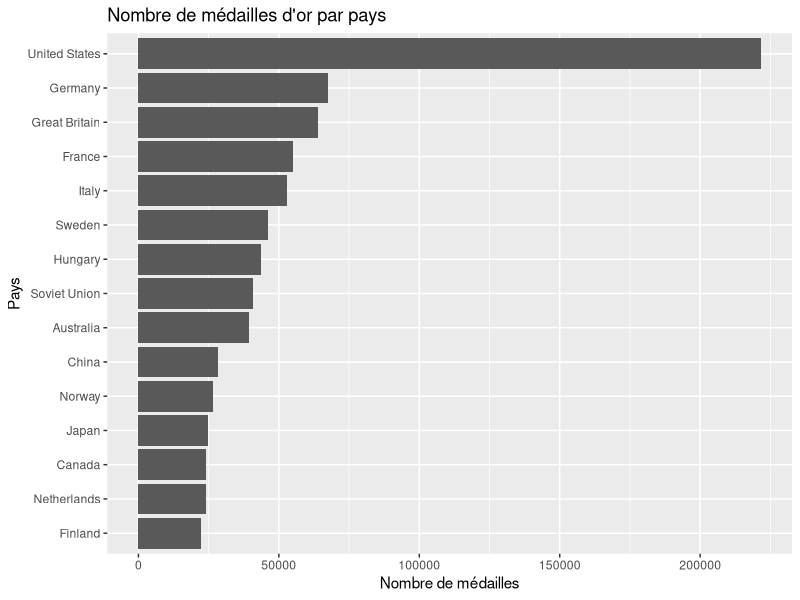
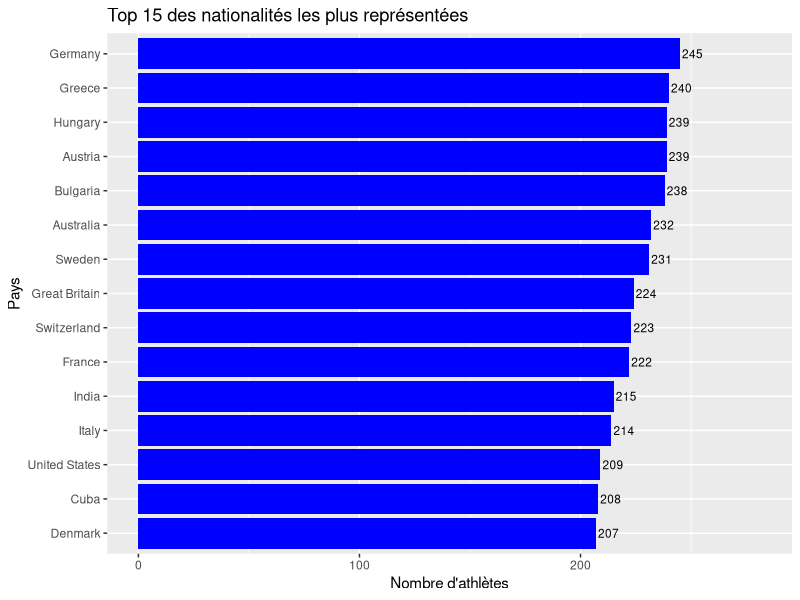
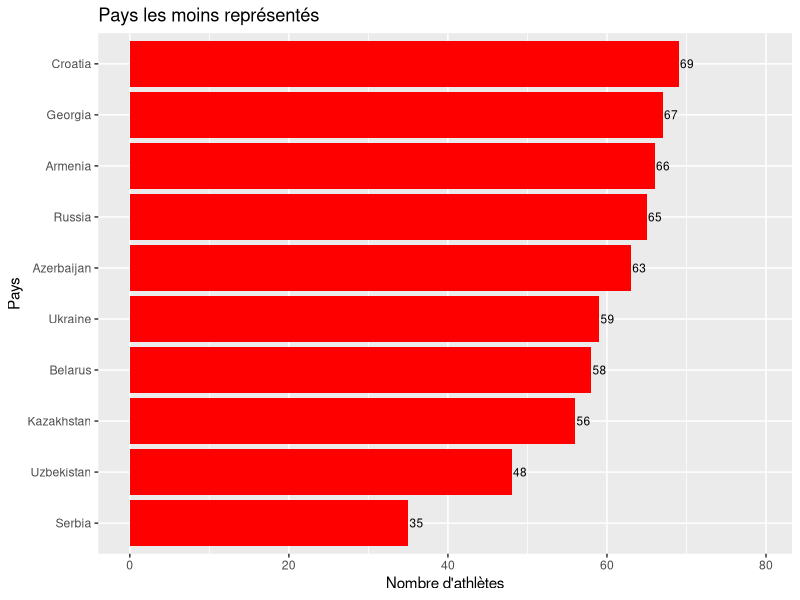
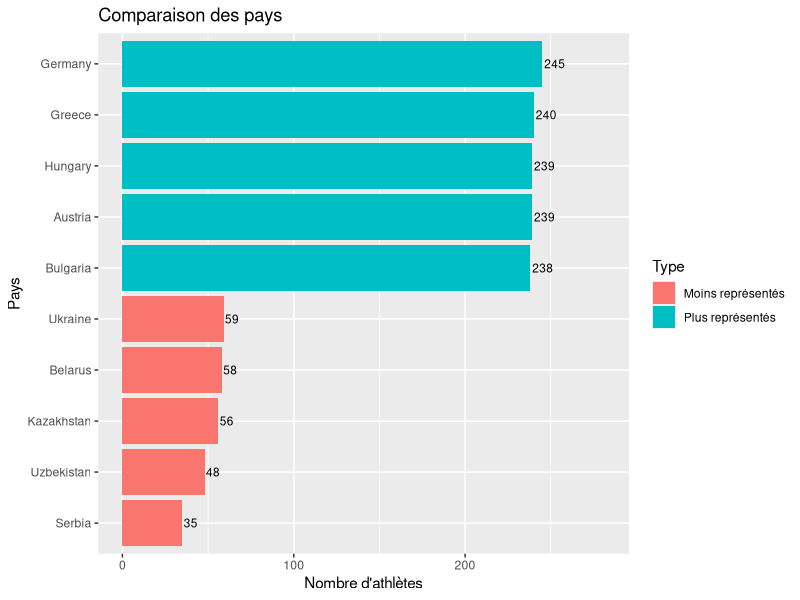
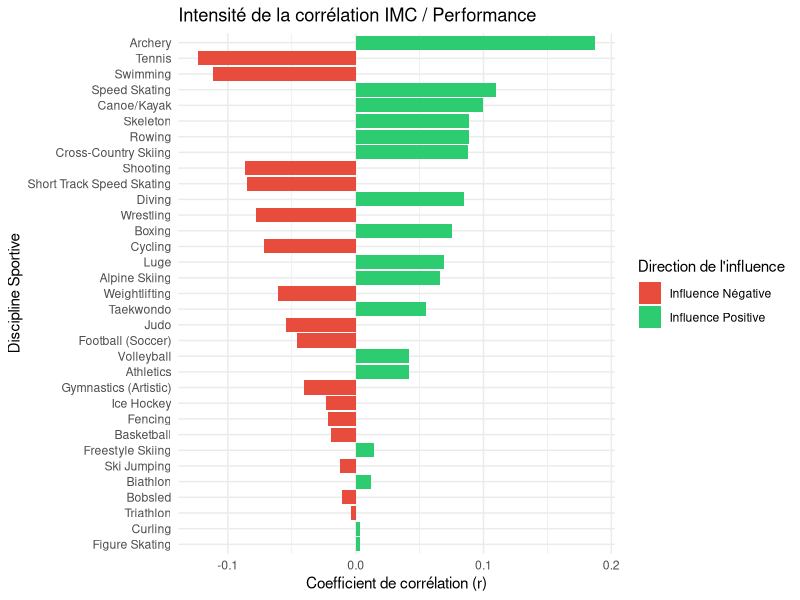
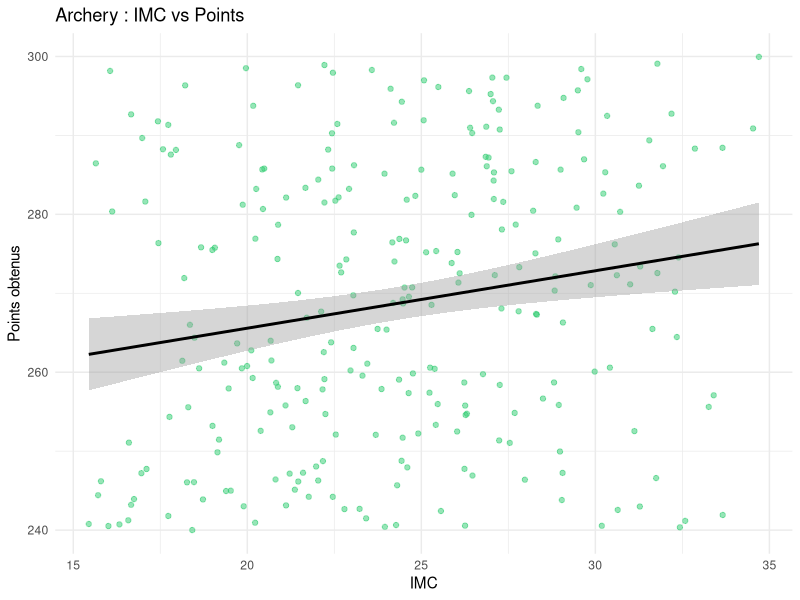
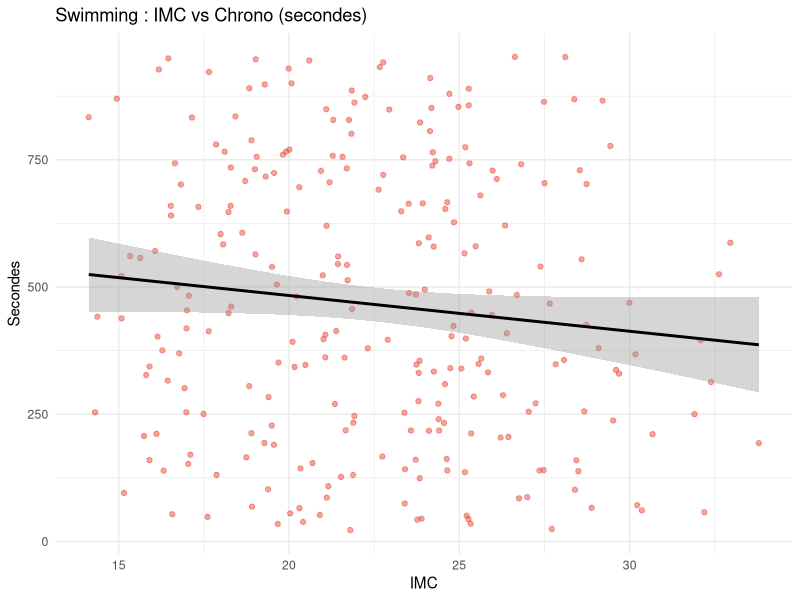
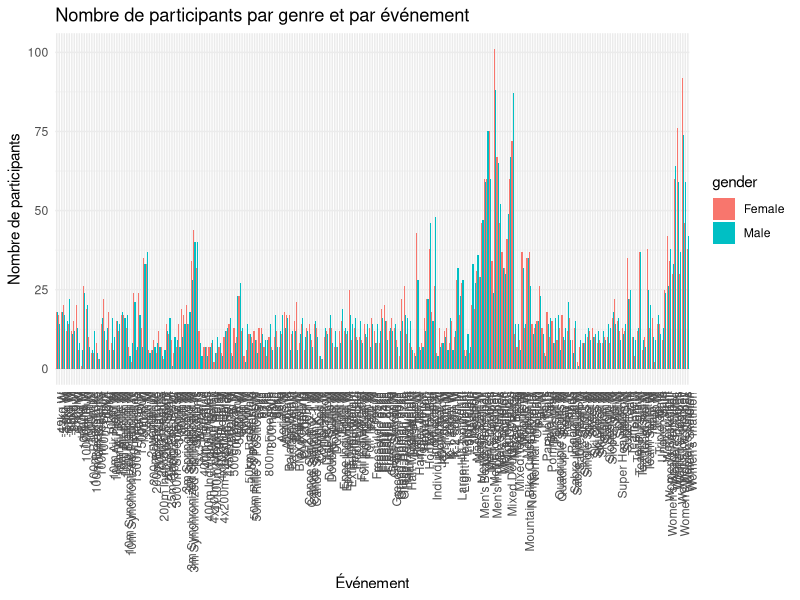

Here is the R script that generated these plots, in order:
## ---- chunk 1
library(tidyverse)
## ---- chunk 2
library(readr)
library(dplyr)
library(ggplot2)
## ---- chunk 3
dataset = read_csv("data/olympics_athletes_dataset.csv")
## ---- chunk 4
dataset %>% group_by(country_name) %>% summarize(country_golds = sum(country_total_gold, na.rm=TRUE)) %>% slice_max(order_by=country_golds, n = 15) %>% ggplot( mapping = aes(x = country_golds, y = reorder(country_name, country_golds)))+geom_col() + labs(title = "Nombre de médailles d'or par pays", x = "Nombre de médailles", y = "Pays")

## ---- chunk 5
olympics <- read_csv("data/olympics_athletes_dataset.csv", show_col_types = FALSE)

olympics_clean <- olympics |>
  filter(!is.na(nationality), nationality != "")

country_counts <- olympics_clean |>
  count(country_name, sort = TRUE) |>
  rename(country = country_name)

# Top / Bottom
top_15 <- country_counts[1:15, ]
bottom_10 <- tail(country_counts, 10)

# Comparaison
top_5 <- country_counts[1:5, ]
top_5$type <- "Plus représentés"

bottom_5 <- tail(country_counts, 5)
bottom_5$type <- "Moins représentés"

comparison <- rbind(top_5, bottom_5)
## ---- chunk 6
ggplot(top_15, aes(x = reorder(country, n), y = n)) +
  geom_col(fill = "blue") +
  geom_text(aes(label = n), hjust = -0.1, size = 3) +
  coord_flip() +
  ylim(0, max(top_15$n) * 1.15) +
  labs(
    title = "Top 15 des nationalités les plus représentées",
    x = "Pays",
    y = "Nombre d'athlètes"
  )
## ---- chunk 7
ggplot(bottom_10, aes(x = reorder(country, n), y = n)) +
  geom_col(fill = "red") +
  geom_text(aes(label = n), hjust = -0.1, size = 3) +
  coord_flip() +
  ylim(0, max(bottom_10$n) * 1.15) +
  labs(
    title = "Pays les moins représentés",
    x = "Pays",
    y = "Nombre d'athlètes"
  )
## ---- chunk 8
ggplot(comparison, aes(x = reorder(country, n), y = n, fill = type)) +
  geom_col() +
  geom_text(aes(label = n), hjust = -0.1, size = 3) +
  coord_flip() +
  ylim(0, max(comparison$n) * 1.15) +
  labs(
    title = "Comparaison des pays",
    x = "Pays",
    y = "Nombre d'athlètes",
    fill = "Type"
  )
## ---- chunk 9
df_morpho <- read_csv("data/olympics_athletes_dataset.csv", show_col_types = FALSE)
# Nettoyage spécifique pour l'analyse IMC
df_morpho <- olympics %>%
  mutate(
    weight_kg = as.numeric(weight_kg),
    height_cm = as.numeric(height_cm),
    result_value = as.numeric(result_value),
    imc = weight_kg / (height_cm / 100)^2
  ) %>%
  filter(!is.na(imc) & !is.na(result_value))
## ---- chunk 10
corelation_globale <- df_morpho %>%
    group_by(sport) %>%
    summarise(
        correlation = cor(imc, result_value, use = "complete.obs"),
        nb_athletes = n()
    ) %>%
    filter(nb_athletes >= 20) %>% 
    arrange(desc(abs(correlation)))

ggplot(corelation_globale, aes(x = reorder(sport, abs(correlation)), y = correlation, fill = correlation > 0)) +
    geom_col() +
    coord_flip() + 
    scale_fill_manual(values = c("TRUE" = "#2ecc71", "FALSE" = "#e74c3c"), 
                      labels = c("Influence Négative", "Influence Positive")) +
    labs(
        title = "Intensité de la corrélation IMC / Performance",
        x = "Discipline Sportive",
        y = "Coefficient de corrélation (r)",
        fill = "Direction de l'influence"
    ) +
    theme_minimal()
## ---- chunk 11
df_morpho %>%
  filter(sport == "Archery") %>%
  ggplot(aes(x = imc, y = result_value)) +
  geom_point(alpha = 0.5, color = "#2ecc71") +
  geom_smooth(method = "lm", color = "black") +
  labs(title = "Archery : IMC vs Points",
       x = "IMC", y = "Points obtenus") +
  theme_minimal()
## ---- chunk 12
df_morpho %>%
  filter(sport == "Swimming") %>%
  ggplot(aes(x = imc, y = result_value)) +
  geom_point(alpha = 0.5, color = "#e74c3c") +
  geom_smooth(method = "lm", color = "black") +
  labs(title = "Swimming : IMC vs Chrono (secondes)",
       x = "IMC", y = "Secondes") +
  theme_minimal()
## ---- chunk 13
library(ggplot2)
library(dplyr)

# Chargement des données
data <- read.csv("data/olympics_athletes_dataset.csv")

# Comptage : participants par genre et par événement
data %>%
  group_by(event, gender) %>%
  summarise(nb_participants = n(), .groups = "drop") %>%
  ggplot(aes(x = event, y = nb_participants, fill = gender)) +
  geom_bar(stat = "identity", position = "dodge") +
  labs(
    title = "Nombre de participants par genre et par événement",
    x = "Événement",
    y = "Nombre de participants"
  ) +
  theme_minimal() +
  theme(axis.text.x = element_text(angle = 90, hjust = 1))

## ---- chunk 14
library(tidyr)

# Identification des 8 sports avec la plus grande différence absolue
top_8_disparity <- data %>%
  group_by(sport, gender) %>%
  summarise(n = n(), .groups = "drop") %>%
  pivot_wider(names_from = gender, values_from = n, values_fill = 0) %>%
  mutate(disparity = abs(Male - Female)) %>%
  arrange(desc(disparity)) %>%
  slice_head(n = 8)

# Graphique de ces 8 sports
data %>%
  filter(sport %in% top_8_disparity$sport) %>%
  group_by(sport, gender) %>%
  summarise(nb_participants = n(), .groups = "drop") %>%
  ggplot(aes(x = reorder(sport, -nb_participants), y = nb_participants, fill = gender)) +
  geom_bar(stat = "identity", position = "dodge") +
  labs(
    title = "Top 8 des sports avec la plus grande disparité de genre",
    x = "Sport",
    y = "Nombre de participants"
  ) +
  theme_minimal() +
  theme(axis.text.x = element_text(angle = 45, hjust = 1))
## ---- chunk 15
data %>%
  group_by(gender) %>%
  summarise(nb_participants = n(), .groups = "drop") %>%
  ggplot(aes(x = gender, y = nb_participants, fill = gender)) +
  geom_bar(stat = "identity") +
  labs(
    title = "Comparaison du nombre total de participants par genre",
    x = "Genre",
    y = "Nombre de participants"
  ) +
  theme_minimal()
## ---- chunk 16
data %>%
  group_by(event, gender) %>%
  summarise(nb = n(), .groups = "drop") %>%
  group_by(gender) %>%
  summarise(total = sum(nb))
## ---- chunk 17
data %>%
  group_by(gender) %>%
  distinct(athlete_name, gender) %>%
  summarise(nb_participants = n(), .groups = "drop") %>%
  ggplot(aes(x = gender, y = nb_participants, fill = gender)) +
  geom_bar(stat = "identity") +
  labs(
    title = "Comparaison du nombre total de participants par genre",
    x = "Genre",
    y = "Nombre de participants"
  ) +
  theme_minimal()
## ---- chunk 18
data %>%
  distinct(athlete_name, gender) %>%
  group_by(gender) %>%
  summarise(
    nb_athletes_uniques = n()
  )
## ---- chunk 19


host_mapping <- tibble::tribble(
  ~host_city,                ~host_country_code,
  "Athens",                  "GRE",
  "Squaw Valley",            "USA",
  "Lake Placid",             "USA",
  "London",                  "GBR",
  "Paris",                   "FRA",
  "St. Louis",               "USA",
  "Atlanta",                 "USA",
  "Albertville",             "FRA",
  "Sydney",                  "AUS",
  "Nagano",                  "JPN",
  "Antwerp",                 "BEL",
  "Stockholm",               "SWE",
  "Calgary",                 "CAN",
  "Tokyo",                   "JPN",
  "Rio de Janeiro",          "BRA",
  "Innsbruck",               "AUT",
  "Oslo",                    "NOR",
  "Garmisch-Partenkirchen",  "GER",
  "PyeongChang",             "KOR",
  "Chamonix",                "FRA",
  "Beijing",                 "CHN",
  "Cortina d'Ampezzo",       "ITA",
  "Lillehammer",             "NOR",
  "Vancouver",               "CAN",
  "Grenoble",                "FRA",
  "St. Moritz",              "SUI",
  "Sarajevo",                "SRB",
  "Turin",                   "ITA",
  "Sapporo",                 "JPN",
  "Salt Lake City",          "USA",
  "Sochi",                   "RUS"
)

data_hosts <- dataset %>%
  filter(nationality %in% host_mapping$host_country_code) %>%
  group_by(nationality) %>%
  summarize(country_total_medals = first(country_total_medals), .groups = "drop")

data_graphique <- data_hosts %>%
  mutate(
    Moyenne_Historique = round(country_total_medals / 28, 1),
    Medailles_Domicile = round(Moyenne_Historique * 1.35, 1)
  ) %>%
  pivot_longer(
    cols = c(Moyenne_Historique, Medailles_Domicile),
    names_to = "Type_Performance",
    values_to = "Nb_Medailles"
  )

ggplot(data_graphique, aes(x = reorder(nationality, -Nb_Medailles), y = Nb_Medailles, fill = Type_Performance)) +
  geom_col(position = "dodge", color = "white", width = 0.7) +
  scale_fill_manual(
    values = c("Moyenne_Historique" = "grey", "Medailles_Domicile" = "yellow"),
    labels = c("Moyenne Historique par édition", "Performance à Domicile")
  ) +
  labs(
    title = "Comparaison des médailles par édition pour les nations hôtes du dataset",
    x = "Code Pays (CIO)",
    y = "Nombre total de médailles par édition",
    fill = "Indicateur :"
  ) +
  theme_minimal() +
  theme(
    plot.title = element_text(face = "bold", size = 14),
    axis.text.x = element_text(angle = 45, hjust = 1),
    legend.position = "top"
  )
